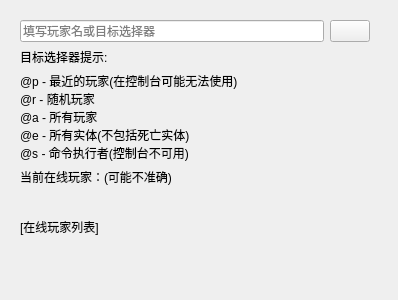
<?xml version="1.0" encoding="UTF-8"?>
<ui version="4.0">
 <class>playersController</class>
 <widget class="QWidget" name="playersController">
  <property name="geometry">
   <rect>
    <x>0</x>
    <y>0</y>
    <width>398</width>
    <height>300</height>
   </rect>
  </property>
  <property name="windowTitle">
   <string>Form</string>
  </property>
  <widget class="QWidget" name="playersControllerMainWidget" native="true">
   <property name="geometry">
    <rect>
     <x>20</x>
     <y>20</y>
     <width>350</width>
     <height>241</height>
    </rect>
   </property>
   <property name="sizePolicy">
    <sizepolicy hsizetype="Expanding" vsizetype="Expanding">
     <horstretch>0</horstretch>
     <verstretch>0</verstretch>
    </sizepolicy>
   </property>
   <property name="minimumSize">
    <size>
     <width>350</width>
     <height>190</height>
    </size>
   </property>
   <layout class="QGridLayout" name="gridLayout">
    <item row="0" column="1">
     <widget class="ComboBox" name="mode"/>
    </item>
    <item row="0" column="0">
     <widget class="LineEdit" name="who">
      <property name="placeholderText">
       <string>填写玩家名或目标选择器</string>
      </property>
     </widget>
    </item>
    <item row="2" column="0" colspan="2">
     <widget class="BodyLabel" name="targetSelectorTip">
      <property name="sizePolicy">
       <sizepolicy hsizetype="Fixed" vsizetype="Fixed">
        <horstretch>0</horstretch>
        <verstretch>0</verstretch>
       </sizepolicy>
      </property>
      <property name="text">
       <string>@p - 最近的玩家(在控制台可能无法使用)
@r - 随机玩家
@a - 所有玩家
@e - 所有实体(不包括死亡实体)
@s - 命令执行者(控制台不可用)</string>
      </property>
     </widget>
    </item>
    <item row="3" column="0" colspan="2">
     <widget class="StrongBodyLabel" name="playersTipTitle">
      <property name="sizePolicy">
       <sizepolicy hsizetype="Fixed" vsizetype="Fixed">
        <horstretch>0</horstretch>
        <verstretch>0</verstretch>
       </sizepolicy>
      </property>
      <property name="text">
       <string>当前在线玩家：(可能不准确)</string>
      </property>
     </widget>
    </item>
    <item row="4" column="0" colspan="2">
     <widget class="BodyLabel" name="playersTip">
      <property name="text">
       <string>[在线玩家列表]</string>
      </property>
     </widget>
    </item>
    <item row="1" column="0" colspan="2">
     <widget class="StrongBodyLabel" name="targetSelectorTipTitle">
      <property name="sizePolicy">
       <sizepolicy hsizetype="Preferred" vsizetype="Fixed">
        <horstretch>0</horstretch>
        <verstretch>0</verstretch>
       </sizepolicy>
      </property>
      <property name="text">
       <string>目标选择器提示:</string>
      </property>
     </widget>
    </item>
   </layout>
  </widget>
 </widget>
 <customwidgets>
  <customwidget>
   <class>ComboBox</class>
   <extends>QPushButton</extends>
   <header>qfluentwidgets</header>
  </customwidget>
  <customwidget>
   <class>BodyLabel</class>
   <extends>QLabel</extends>
   <header>qfluentwidgets</header>
  </customwidget>
  <customwidget>
   <class>StrongBodyLabel</class>
   <extends>QLabel</extends>
   <header>qfluentwidgets</header>
  </customwidget>
  <customwidget>
   <class>LineEdit</class>
   <extends>QLineEdit</extends>
   <header>qfluentwidgets</header>
  </customwidget>
 </customwidgets>
 <resources/>
 <connections/>
</ui>
